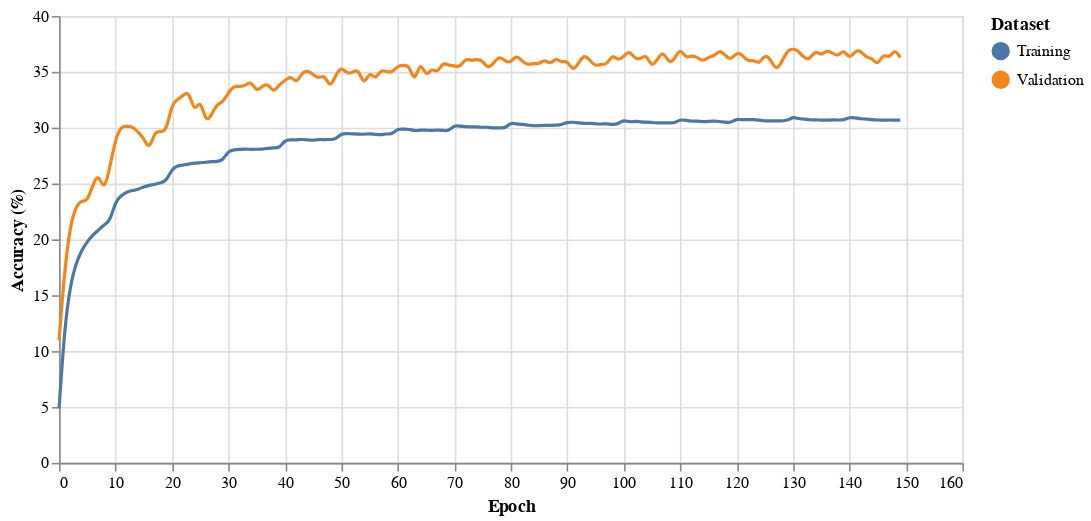

Express this chart as Vega-Lite.
### Vega-Lite specification from a JSON file in a GitHub repository (floating-point values rounded to 4 significant figures; data arrays with more than 128 entries replaced by an {"elided": "..."} marker saying what was removed)
{"config": {"view": {"width": 400, "height": 300}, "mark": {"tooltip": null}}, "layer": [{"mark": {"type": "line", "interpolate": "basis"}, "encoding": {"color": {"type": "nominal", "field": "label", "title": "Dataset"}, "x": {"type": "quantitative", "field": "Step", "title": "Epoch"}, "y": {"type": "quantitative", "field": "Value", "scale": {"clamp": true}, "title": "Accuracy (%)"}}}, {"mark": "point", "encoding": {"opacity": {"value": 0}, "x": {"type": "quantitative", "field": "Step"}}, "selection": {"selector003": {"type": "single", "nearest": true, "on": "mouseover", "fields": ["Step"], "empty": "none"}}}, {"mark": "point", "encoding": {"color": {"type": "nominal", "field": "label", "title": "Dataset"}, "opacity": {"value": 0, "condition": {"value": 1, "selection": "selector003"}}, "x": {"type": "quantitative", "field": "Step", "title": "Epoch"}, "y": {"type": "quantitative", "field": "Value", "scale": {"clamp": true}, "title": "Accuracy (%)"}}}, {"mark": {"type": "rule", "color": "gray"}, "encoding": {"x": {"type": "quantitative", "field": "Step"}}, "transform": [{"filter": {"selection": "selector003"}}]}, {"mark": {"type": "text", "align": "left", "dx": 5, "dy": -10}, "encoding": {"color": {"type": "nominal", "field": "label", "title": "Dataset"}, "text": {"value": " ", "condition": {"type": "quantitative", "field": "Value", "selection": "selector003"}}, "x": {"type": "quantitative", "field": "Step", "title": "Epoch"}, "y": {"type": "quantitative", "field": "Value", "scale": {"clamp": true}, "title": "Accuracy (%)"}}}], "data": {"name": "data-86438baf04bf37974d6fa6c2f807641f"}, "height": 280, "width": 566, "$schema": "https://vega.github.io/schema/vega-lite/v3.3.0.json", "datasets": {"data-86438baf04bf37974d6fa6c2f807641f": {"elided": "300 records"}}}
